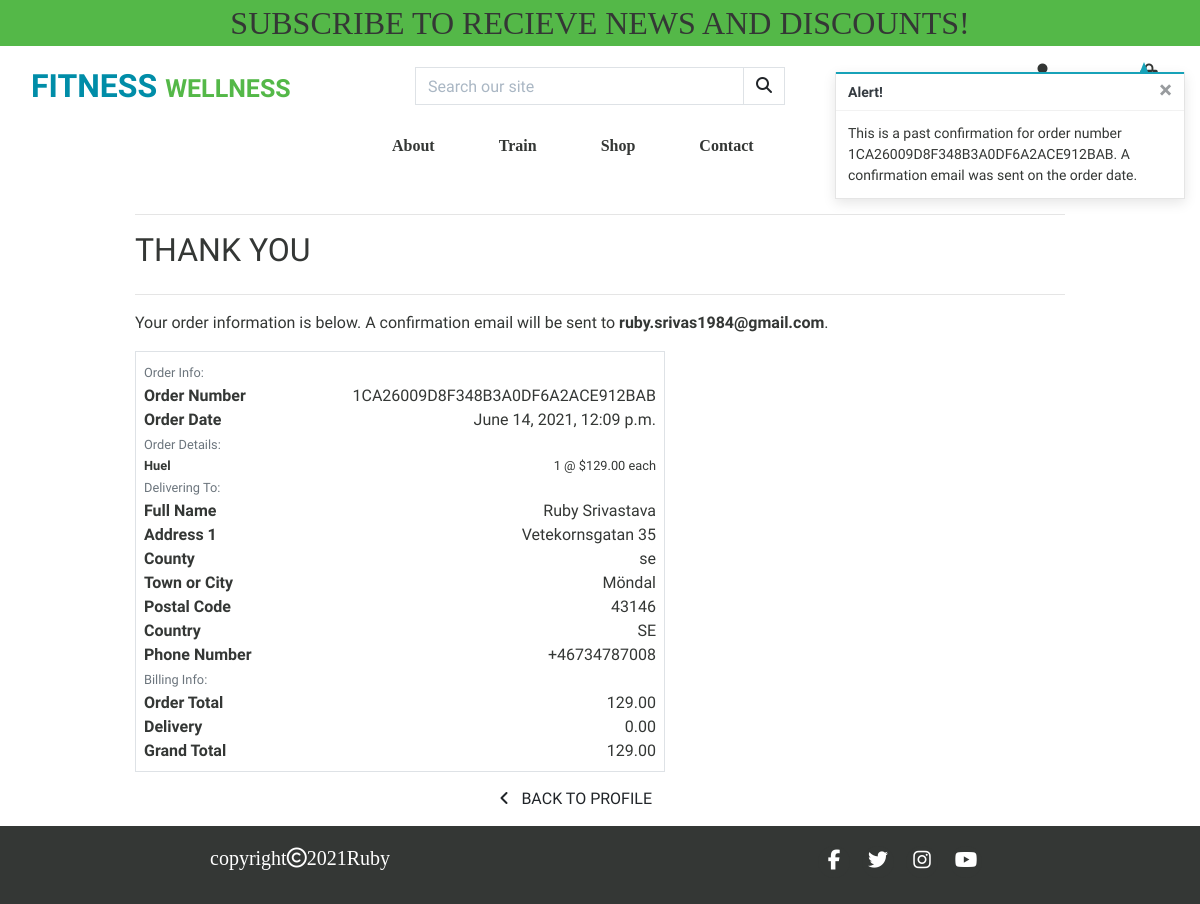
Screenshot of /profile/order_history/1CA26009D8F348B3A0DF6A2ACE912BAB with the database file from the repository.
### checkout/models.py (models this page shows, shortened)
class Order(models.Model):
    order_number = models.CharField(max_length=32, null=False, editable=False)
    user_profile = models.ForeignKey(UserProfile, on_delete=models.SET_NULL,
                                     null=True, blank=True, related_name='orders')
    full_name = models.CharField(max_length=50, null=False, blank=False)
    email = models.EmailField(max_length=254, null=False, blank=False)
    phone_number = models.CharField(max_length=20, null=False, blank=False)
    country = CountryField(blank_label='Country *', null=False, blank=False)
    postcode = models.CharField(max_length=20, null=True, blank=True)
    town_or_city = models.CharField(max_length=40, null=False, blank=False)
    street_address1 = models.CharField(max_length=80, null=False, blank=False)
    street_address2 = models.CharField(max_length=80, null=True, blank=True)
    county = models.CharField(max_length=80, null=True, blank=True)
    date = models.DateTimeField(auto_now_add=True)
    delivery_cost = models.DecimalField(max_digits=6, decimal_places=2, null=False, default=0)
    order_total = models.DecimalField(max_digits=10, decimal_places=2, null=False, default=0)
    grand_total = models.DecimalField(max_digits=10, decimal_places=2, null=False, default=0)
    original_bag = models.TextField(null=False, blank=False, default='')
    stripe_pid = models.CharField(max_length=254, null=False, blank=False, default='')

class OrderLineItem(models.Model):
    order = models.ForeignKey(Order, null=False, blank=False, on_delete=models.CASCADE, related_name='lineitems')
    product = models.ForeignKey(Product, null=False, blank=False, on_delete=models.CASCADE)
    product_size = models.CharField(max_length=2, null=True, blank=True) # XS, S, M, L, XL
    quantity = models.IntegerField(null=False, blank=False, default=0)
    lineitem_total = models.DecimalField(max_digits=6, decimal_places=2, null=False, blank=False, editable=False)

### products/models.py (models this page shows, shortened)
class Product(models.Model):
    category = models.ForeignKey('Category', null=True, blank=True, on_delete=models.SET_NULL)
    sku = models.CharField(max_length=254, null=True, blank=True)
    name = models.CharField(max_length=254)
    description = models.TextField()
    has_sizes = models.BooleanField(default=False, null=True, blank=True)
    price = models.DecimalField(max_digits=6, decimal_places=2)
    rating = models.DecimalField(max_digits=6, decimal_places=2, null=True, blank=True)
    image_url = models.URLField(max_length=1024, null=True, blank=True)
    image = models.ImageField(null=True, blank=True)

### profiles/views.py (the view)
# urls.py: path('order_history/<order_number>', views.order_history, name='order_history'),
def order_history(request, order_number):
    order = get_object_or_404(Order, order_number=order_number)
    messages.info(request, (
        f'This is a past confirmation for order number {order_number}. '
        'A confirmation email was sent on the order date.'
    ))
    template = 'checkout/checkout_success.html'
    context = {
        'order': order,
        'from_profile': True,
    }
    return render(request, template, context)

### checkout/templates/checkout/checkout_success.html (shortened to what this page needs)
{% extends "base.html" %}
{% load static %}
{% block extra_css %}
    <link rel="stylesheet" href="{% static 'checkout/css/checkout.css' %}">
{% endblock %}
{% block content %}
    <div class="container">
        <div class="row">
            <div class="col">
                <hr>
                <h2 class="logo-font mb-4">Thank You</h2>
                <hr>
                <p class="text-black">Your order information is below. A confirmation email will be sent to <strong>{{ order.email }}</strong>.</p>
            </div>
        </div>
        <div class="row">
            <div class="col-12 col-lg-7">
                <div class="order-confirmation-wrapper p-2 border">
                    <div class="row">
                        <div class="col">
                            <small class="text-muted">Order Info:</small>
                        </div>
                    </div>
                    <div class="row">
                        <div class="col-12 col-md-4">
                            <p class="mb-0 text-black font-weight-bold">Order Number</p>
                        </div>
                        <div class="col-12 col-md-8 text-md-right">
                            <p class="mb-0">{{ order.order_number }}</p>
                        </div>
                    </div>
                    <div class="row">
                        <div class="col-12 col-md-4">
                            <p class="mb-0 text-black font-weight-bold">Order Date</p>
                        </div>
                        <div class="col-12 col-md-8 text-md-right">
                            <p class="mb-0">{{ order.date }}</p>
                        </div>
                    </div>
                    <div class="row">
                        <div class="col">
                            <small class="text-muted">Order Details:</small>
                        </div>
                    </div>
                    {% for item in order.lineitems.all %}
                    <div class="row">
                        <div class="col-12 col-md-4">
                            <p class="small mb-0 text-black font-weight-bold">
                                {{ item.product.name }}{% if item.product_size %} - Size {{ item.product.size|upper }}{% endif %}
                            </p>
                        </div>
                        <div class="col-12 col-md-8 text-md-right">
                            <p class="small mb-0">{{ item.quantity }} @ ${{ item.product.price }} each</p>
                        </div>
                    </div>
                    {% endfor %}
                    <div class="row">
                        <div class="col">
                            <small class="text-muted">Delivering To:</small>
                        </div>
                    </div>
                    <div class="row">
                        <div class="col-12 col-md-4">
                            <p class="mb-0 text-black font-weight-bold">Full Name</p>
                        </div>
                        <div class="col-12 col-md-8 text-md-right">
                            <p class="mb-0">{{ order.full_name }}</p>
                        </div>
                    </div>
                    <div class="row">
                        <div class="col-12 col-md-4">
                            <p class="mb-0 text-black font-weight-bold">Address 1</p>
                        </div>
                        <div class="col-12 col-md-8 text-md-right">
                            <p class="mb-0">{{ order.street_address1 }}</p>
                        </div>
                    </div>
                    {% if order.county %}
                    <div class="row">
                        <div class="col-12 col-md-4">
                            <p class="mb-0 text-black font-weight-bold">County</p>
                        </div>
                        <div class="col-12 col-md-8 text-md-right">
                            <p class="mb-0">{{ order.county }}</p>
                        </div>
                    </div>
                    {% endif %}
                    <div class="row">
                        <div class="col-12 col-md-4">
                            <p class="mb-0 text-black font-weight-bold">Town or City</p>
                        </div>
                        <div class="col-12 col-md-8 text-md-right">
                            <p class="mb-0">{{ order.town_or_city }}</p>
                        </div>
                    </div>
                    {% if order.postcode %}
                    <div class="row">
                        <div class="col-12 col-md-4">
                            <p class="mb-0 text-black font-weight-bold">Postal Code</p>
                        </div>
                        <div class="col-12 col-md-8 text-md-right">
                            <p class="mb-0">{{ order.postcode }}</p>
                        </div>
                    </div>
                    {% endif %}
                    <div class="row">
                        <div class="col-12 col-md-4">
                            <p class="mb-0 text-black font-weight-bold">Country</p>
                        </div>
                        <div class="col-12 col-md-8 text-md-right">
                            <p class="mb-0">{{ order.country }}</p>
                        </div>
                    </div>
                    <div class="row">
                        <div class="col-12 col-md-4">
                            <p class="mb-0 text-black font-weight-bold">Phone Number</p>
                        </div>
                        <div class="col-12 col-md-8 text-md-right">
                            <p class="mb-0">{{ order.phone_number }}</p>
                        </div>
                    </div>
                    <div class="row">
                        <div class="col">
                            <small class="text-muted">Billing Info:</small>
                        </div>
                    </div>
                    <div class="row">
                        <div class="col-12 col-md-4">
                            <p class="mb-0 text-black font-weight-bold">Order Total</p>
                        </div>
                        <div class="col-12 col-md-8 text-md-right">
                            <p class="mb-0">{{ order.order_total }}</p>
                        </div>
                    </div>
                    <div class="row">
                        <div class="col-12 col-md-4">
                            <p class="mb-0 text-black font-weight-bold">Delivery</p>
                        </div>
                        <div class="col-12 col-md-8 text-md-right">
                            <p class="mb-0">{{ order.delivery_cost }}</p>
                        </div>
                    </div>
                    <div class="row">
                        <div class="col-12 col-md-4">
                            <p class="mb-0 text-black font-weight-bold">Grand Total</p>
                        </div>
                        <div class="col-12 col-md-8 text-md-right">
                            <p class="mb-0">{{ order.grand_total }}</p>
                        </div>
                    </div>
                </div>
            </div>
        </div>
        <div class="row">
			<div class="col-12 col-lg-7 text-right">
				{% if from_profile %}
                    <a href="{% url 'profile' %}" class="btn btn-black rounded-0 my-2">
                        <span class="icon mr-2">
                            <i class="fas fa-angle-left"></i>
                        </span>
                        <span class="text-uppercase">Back to Profile</span>
                    </a>
                {% endif %}
			</div>
		</div>
    </div>
{% endblock %}

### rows the page displays
Order: email "ruby.srivas1984@gmail.com", order_number "1CA26009D8F348B3A0DF6A2ACE912BAB", date "June 14, 2021, 12:09 p.m.", full_name "Ruby Srivastava", street_address1 "Vetekornsgatan 35", county "se", town_or_city "Möndal", postcode "43146", country "SE", phone_number "+46734787008", order_total "129.00", delivery_cost "0.00", grand_total "129.00"
OrderLineItem: product.name "Huel", quantity "1", product.price "129.00"

### other values shown
{{ message }} "This is a past confirmation for order number 1CA26009D8F348B3A0DF6A2ACE912BAB. A confirmation email was sent on the order date."
